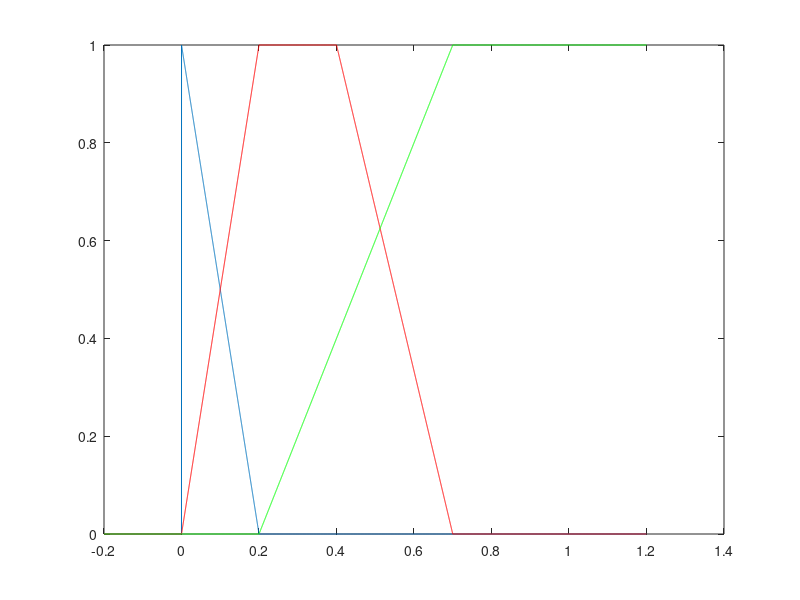
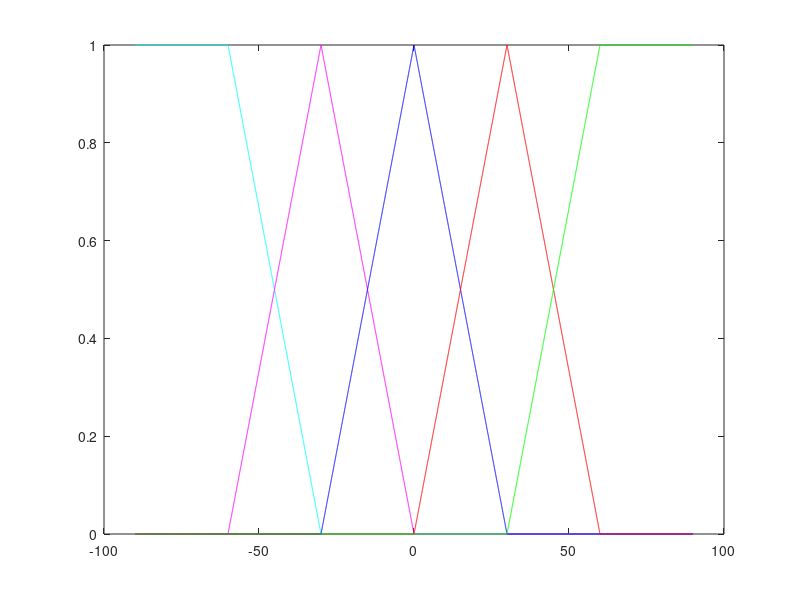

Here is the MATLAB script that generated these plots, in order:
%Membership function constants

function PlotMembershipFunctions

%Distance membership function constants
Dis_Zmin=0;
Dis_Z1=0;
Dis_Z2=0;
Dis_Zmax=0.2;

Dis_Pmin=0;
Dis_P1=0.2;
Dis_P2=0.4;
Dis_Pmax=0.7;

Dis_LPmin=0.2;
Dis_LP1=0.7;

%Angle membership function constants
Angle_LNmin=-60;
Angle_LNmax=-30;

Angle_Nmin=-60;
Angle_Ntop=-30;
Angle_Nmax=0;

Angle_Zmin=-30;
Angle_Ztop=0;
Angle_Zmax=30;

Angle_Pmin=0;
Angle_Ptop=30;
Angle_Pmax=60;

Angle_LPmin=30;
Angle_LPmax=60;

%Speed membership function constants

Speed_LNmin=-30;
Speed_LNtop=-20;
Speed_LNmax=-10;

Speed_Nmin=-20;
Speed_Ntop=-10;
Speed_Nmax=0;

Speed_Zmin=-10;
Speed_Ztop=0;
Speed_Zmax=10;

Speed_Pmin=0;
Speed_Ptop=10;
Speed_Pmax=20;

Speed_LPmin=10;
Speed_LPtop=20;
Speed_LPmax=30;

%PLOTS

precision=10000;

%Plot distance membership functions

x=linspace(-.2,1.2,precision);

for i=1:precision
    
    %determining Z membership function
    
    if x(i)<Dis_Zmin
        z(i)=0;
    elseif x(i)>Dis_Zmin && x(i)<Dis_Z1
        z(i)=(x(i)-Dis_Zmin)*(1/(Dis_Z1-Dis_Zmin));
    elseif x(i)>=Dis_Z1 && x(i)<=Dis_Z2
        z(i)=1;
    elseif x(i)>Dis_Z2 && x(i)<Dis_Zmax
        z(i)=1-((x(i)-Dis_Z2)*(1/(Dis_Zmax-Dis_Z2)));
    elseif x(i)>=Dis_Zmax
        z(i)=0;
    end
    
    %determining P membership function
    
    if x(i)<Dis_Pmin
        p(i)=0;
    elseif x(i)>Dis_Pmin && x(i)<Dis_P1
        p(i)=(x(i)-Dis_Pmin)*(1/(Dis_P1-Dis_Pmin));
    elseif x(i)>=Dis_P1 && x(i)<=Dis_P2
        p(i)=1;
    elseif x(i)>Dis_P2 && x(i)<Dis_Pmax
        p(i)=1-((x(i)-Dis_P2)*(1/(Dis_Pmax-Dis_P2)));
    elseif x(i)>=Dis_Pmax
        p(i)=0;
    end
    
    %determining LP membership function
    
    if x(i)<Dis_LPmin
        lp(i)=0;
    elseif x(i)>Dis_LPmin && x(i)<Dis_LP1
        lp(i)=(x(i)-Dis_LPmin)*(1/(Dis_LP1-Dis_LPmin));
    elseif x(i)>=Dis_LP1 
        lp(i)=1;
    end
end
    

figure(1);
plot(x,z);
hold on;
plot(x,p,'r');
plot(x,lp,'g');
hold off;

%Plot angle membership function

w=linspace(-90,90,precision);

for i=1:precision
    
    %determine LN membership angle function
    
    if w(i)<= Angle_LNmin
        Angle_LN(i)=1;
    elseif w(i)>= Angle_LNmax
        Angle_LN(i)=0;
    elseif w(i)>Angle_LNmin && w(i)<Angle_LNmax
        Angle_LN(i)=1-((w(i)-Angle_LNmin)*(1/(Angle_LNmax-Angle_LNmin)));
    end
    
    %determining N membership angle function
    
    if w(i)<=Angle_Nmin
        Angle_N(i)=0;
    elseif w(i)>Angle_Nmin && w(i)<=Angle_Ntop
        Angle_N(i)=((w(i)-Angle_Nmin)*(1/(Angle_Ntop-Angle_Nmin)));
    elseif w(i)>Angle_Ntop && w(i)<Angle_Nmax
        Angle_N(i)=1-((w(i)-Angle_Ntop)*(1/(Angle_Nmax-Angle_Ntop)));
    elseif w(i)>=Angle_Nmax
        Angle_N(i)=0;
    end
    
    %determining Z membership angle function
    
    if w(i)<=Angle_Zmin
        Angle_Z(i)=0;
    elseif w(i)>Angle_Zmin && w(i)<=Angle_Ztop
        Angle_Z(i)=((w(i)-Angle_Zmin)*(1/(Angle_Ztop-Angle_Zmin)));
    elseif w(i)>Angle_Ztop && w(i)<Angle_Zmax
        Angle_Z(i)=1-((w(i)-Angle_Ztop)*(1/(Angle_Zmax-Angle_Ztop)));
    elseif w(i)>=Angle_Zmax
        Angle_Z(i)=0;
    end
    
    %determining the positive angle mebership function
    
    if w(i)<=Angle_Pmin
        Angle_P(i)=0;
    elseif w(i)>Angle_Pmin && w(i)<=Angle_Ptop
        Angle_P(i)=((w(i)-Angle_Pmin)*(1/(Angle_Ptop-Angle_Pmin)));
    elseif w(i)>Angle_Ptop && w(i)<Angle_Pmax
        Angle_P(i)=1-((w(i)-Angle_Ptop)*(1/(Angle_Pmax-Angle_Ptop)));
    elseif w(i)>=Angle_Pmax
        Angle_P(i)=0;
    end
    
    %determining the large positive angle membership function
    
     if w(i)<= Angle_LPmin
        Angle_LP(i)=0;
    elseif w(i)>= Angle_LPmax
        Angle_LP(i)=1;
    elseif w(i)>Angle_LPmin && w(i)<Angle_LPmax
        Angle_LP(i)=((w(i)-Angle_LPmin)*(1/(Angle_LPmax-Angle_LPmin)));
    end
    
    
    
end

figure(2);
plot(w,Angle_LN,'c');
hold on;
plot(w,Angle_N,'m');
plot(w,Angle_Z,'b');
plot(w,Angle_P,'r');
plot(w,Angle_LP,'g');
hold off;
